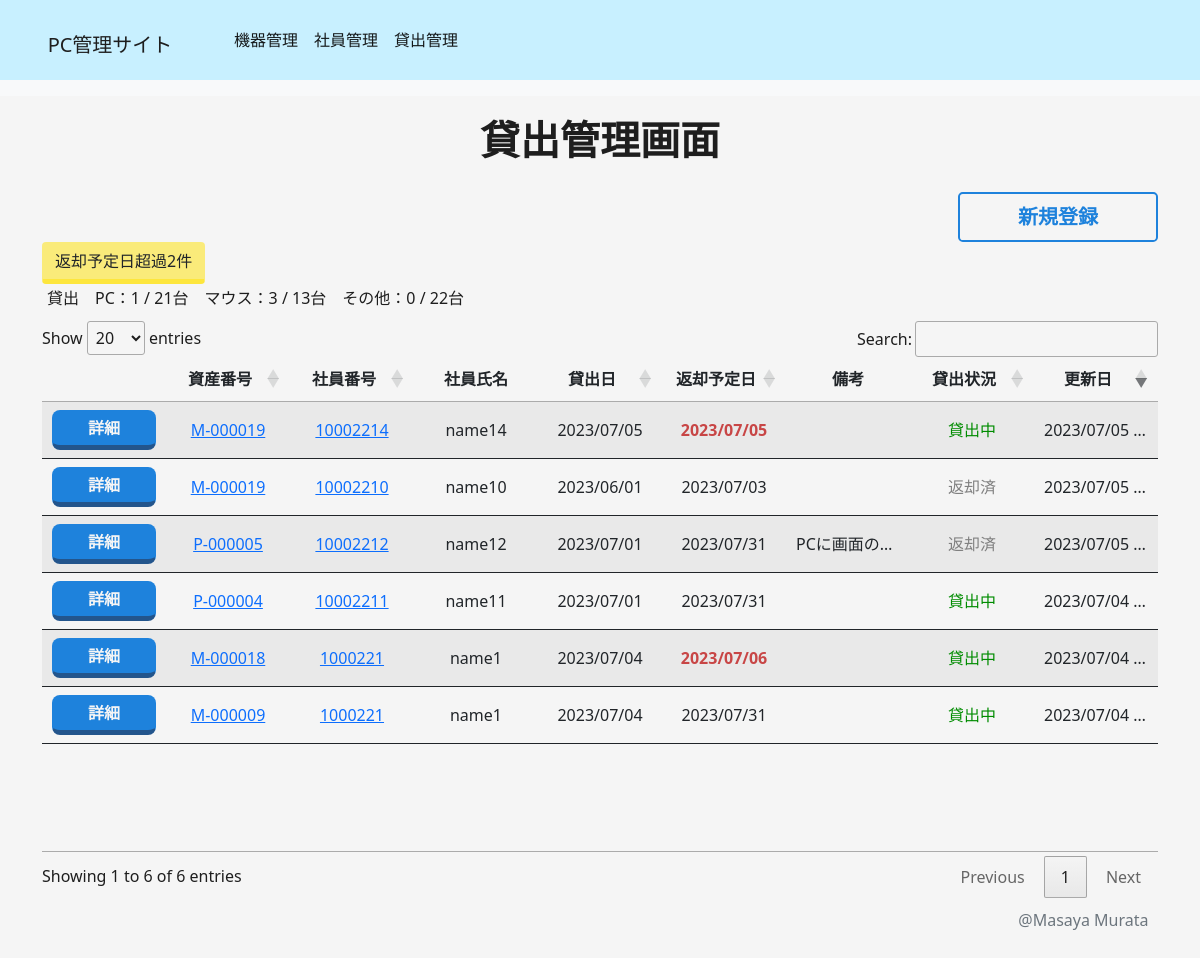
Screenshot of /rental/management/ with the database file from the repository.
### rental/models.py (models this page shows, shortened)
class RentalModel(models.Model):
  rental_scheduled_deadline = date.today() + relativedelta(months=3)
  device = models.ForeignKey(DeviceModel, on_delete=models.CASCADE, verbose_name="資産番号" )
  user = models.ForeignKey(UsersModel, on_delete=models.CASCADE, verbose_name="社員番号" )
  rental_start = models.DateTimeField(verbose_name="貸出日",)
  rental_end = models.DateTimeField(verbose_name="返却日", null=True,)
  rental_scheduled = models.DateTimeField(verbose_name="返却予定日",)
  place = models.CharField(verbose_name="設置場所", max_length=30, )
  registration_date = models.DateTimeField(verbose_name='登録日', auto_now_add=True)
  update_date = models.DateTimeField(verbose_name='更新日', auto_now=True)
  notes = models.TextField(verbose_name='備考', max_length=200, null=True, blank=True)
  is_deleted = models.BooleanField(default=False, verbose_name="削除フラグ")

### device/models.py (models this page shows, shortened)
class DeviceModel(models.Model):
  device_type_choices = [
    ('PC', 'PC'),
    ('マウス', 'マウス'),
    ('その他', 'その他'),
  ]
  manufacture_choices = [
    ('DELL', 'DELL'),
    ('HP', 'HP'),
    ('Lenovo', 'Lenovo'),
    ('Chrome', 'Chrome'),
    ('Apple', 'Apple'),
    ('Microsoft', 'Microsoft'),
    ('NEC', 'NEC'),
    ('FUJITSU', 'FUJITSU'),
    ('Panasonic','Panasonic'),
    ('LG Electronics', 'LG Electronics'),
    ('VAIO', 'VAIO'),
    ('dynabook', 'dynabook'),
    ('MouseComputer', 'MouseComputer'),
    ('Dospara', 'Dospara'),
    ('パソコン工房', 'パソコン工房'),
    ('ASUS', 'ASUS'),
    ('ELECOM', 'ELECOM'),
    ('BUFFALO', 'BUFFALO'),
    ('SANWA SUPPLY', 'SANWA SUPPLY'),
    ('Digio', 'Digio'),
    ('Logicool', 'Logicool'),
    ('Razer', 'Razer'),
    ('Kensington', 'Kensington'),
    ('その他', 'その他'),
  ]
  os_choices = [
    ('Windows', 'Windows'),
    ('Mac OS', 'Mac OS'),
    ('Linux', 'Linux'),
    ('Unix', 'Unix'),
    ('Chrome OS', 'Chrome OS'),
    ('その他', 'その他'),
  ]
  memory_choices = [
    ('2', '2GB'),
    ('4', '4GB'),
    ('8', '8GB'),
    ('16', '16GB'),
    ('32', '32GB'),
    ('64', '64GB'),
    ('その他', 'その他'),
  ]
  storage_choices = [
    ('128', '128GB'),
    ('256', '256GB'),
    ('512', '512GB'),
    ('1', '1TB'),
    ('2', '2TB'),
    ('その他', 'その他'),
  ]
  gpu_choices = [
    ('あり', 'あり'),
    ('なし', 'なし'),
  ]
  device_id = models.CharField(verbose_name='資産番号', unique = True, max_length=8, primary_key=True)
  manufacture = models.CharField(verbose_name='メーカー', max_length=20, choices=manufacture_choices,)
  model_name = models.CharField(verbose_name='機器名', max_length=50)
  device_type = models.CharField(verbose_name='機器タイプ', max_length=30, choices=device_type_choices,)
  os = models.CharField(verbose_name='OS', max_length=10, choices=os_choices, null=True, blank=True, default=None)
  memory = models.CharField(verbose_name='メモリ', max_length=10, choices=memory_choices, null=True, blank=True, default=None)
  storage = models.CharField(verbose_name='ストレージ', max_length=10, choices=storage_choices, null=True, blank=True, default=None)
  gpu = models.CharField(verbose_name='GPU', max_length=3, choices=gpu_choices, null=True, blank=True, default=None)
  is_faulty = models.BooleanField(verbose_name='故障', default=False, null=True)
  inventry_date = models.DateField(verbose_name='棚卸し日',)
  registration_date = models.DateTimeField(verbose_name='登録日', auto_now_add=True)
  update_date = models.DateTimeField(verbose_name='更新日', auto_now=True)
  commencement_date = models.DateField(verbose_name='リース開始日', null=True, blank=True)
  expiration_date = models.DateField(verbose_name='リース終了日', null=True, blank=True)
  notes = models.TextField(verbose_name='備考', max_length=200, null=True, blank=True)
  is_deleted = models.BooleanField(verbose_name='削除フラグ', default=False)

### users/models.py (models this page shows, shortened)
class UsersModel(models.Model):
  gender_choice=[
    ("男性", "男性"),
    ("女性", "女性"),
    ("その他", "その他")
  ]
  position_choice=[
    ("一般", "一般"),
    ("係長", "係長"),
    ("課長","課長"),
    ("部長","部長"),
    ("取締役","取締役"),
    ("社長","社長"),
    ("その他","その他"),
  ]
  department_choice=[
    ("開発1課","開発1課"),
    ("開発2課","開発2課"),
    ("営業1課","営業1課"),
    ("営業2課","営業2課"),
    ("情報システム部","情報システム部"),
    ("その他","その他")
  ]
  authority_choice=[
    ("管理者","管理者"),
    ("利用者","利用者"),
  ]
  number_regex = RegexValidator(regex=r'^[0-9]+$')
  user_id = models.CharField(verbose_name="社員番号", max_length=10, unique = True, primary_key=True, validators=[number_regex],)
  name = models.CharField(verbose_name="氏名",max_length=15)
  kana_name = models.CharField(verbose_name="シメイ",max_length=15,)
  birthday = models.DateField(verbose_name="生年月日",)
  gender = models.CharField(verbose_name="性別", max_length=5, choices=gender_choice)
  phone_number = models.CharField(verbose_name='電話番号', validators=[number_regex], max_length=15, unique=True,)
  mail = models.EmailField(verbose_name="メールアドレス", max_length=40)
  position = models.CharField(verbose_name="役職", choices=position_choice, max_length=20)
  department = models.CharField(verbose_name="部署", choices=department_choice, max_length=10)
  authority = models.CharField(verbose_name="権限", choices=authority_choice, max_length=10)
  registration_date = models.DateTimeField(verbose_name='登録日', auto_now_add=True)
  update_date = models.DateTimeField(verbose_name='更新日', auto_now=True)
  notes = models.TextField(verbose_name='備考', max_length=200, null=True, blank=True)
  retirement_date = models.DateTimeField(verbose_name="退職日", null=True, blank=False)
  is_deleted = models.BooleanField(verbose_name='削除フラグ', default=False)

### rental/views.py (the view)
# urls.py: path("management/",RentalManagementView.as_view(), name="rental_management"),
class RentalManagementView(ListView):
  template_name = "rental/rental_management.html"
  model = RentalModel
  context_object_name = "rental_list"
  def get_queryset(self, **kwargs):
    queryset = super().get_queryset(**kwargs)
    queryset = queryset.filter(is_deleted=False).order_by("-update_date").all()
    return queryset
  def get_context_data(self, **kwargs):
    context = super().get_context_data(**kwargs)
    today=datetime.date.today()
    using_list = RentalModel.objects.filter(rental_end__isnull=True).values_list("device", flat=True)
    pc_using_cnt = using_list.filter(device__device_type__contains="PC").count()
    mouse_using_cnt = using_list.filter(device__device_type__contains="マウス").count()
    other_using_cnt = using_list.filter(device__device_type__contains="その他").count()
    pc_cnt = DeviceModel.objects.filter(is_deleted=False, is_faulty=False, inventry_date__gt = today - relativedelta(months=6)).filter(device_type="PC").count()
    mouse_cnt = DeviceModel.objects.filter(is_deleted=False, is_faulty=False, inventry_date__gt = today - relativedelta(months=6)).filter(device_type="マウス").count()
    other_cnt = DeviceModel.objects.filter(is_deleted=False, is_faulty=False, inventry_date__gt = today - relativedelta(months=6)).filter(device_type="その他").count()
    context["pc_using_cnt"] = pc_using_cnt
    context["pc_cnt"] = pc_cnt
    context["mouse_using_cnt"] = mouse_using_cnt
    context["mouse_cnt"] = mouse_cnt
    context["other_using_cnt"] = other_using_cnt
    context["other_cnt"] = other_cnt
    now = timezone.now()
    over_scheduled = RentalModel.objects.filter(rental_scheduled__lt = now, rental_end=None).values_list("id", "user" ,"device", "rental_start", "rental_scheduled", "place").order_by("rental_scheduled")
    over_scheduled_cnt = over_scheduled.count()
    today = timezone.now()
    context["today"] = today
    context["over_scheduled"] = over_scheduled
    context["over_scheduled_cnt"] = over_scheduled_cnt
    return context

### rental/templates/rental/rental_management.html (shortened to what this page needs)
{% extends 'base.html' %}
{% load static %}
{% block content %}
<div class="container">
  <div class="row">
    <div class="col">
      <h1 class="page-title" id="rental-page-title">貸出管理画面</h1>
      <div class="create" >
        <a class="btn btn-lg create-btn " href={% url 'rental:rental_create' %} role="button" id="rental-creat-btn">新規登録</a>
      </div>
      {% if over_scheduled_cnt > 0 %}
      <div class="alert-message">
        <a class="btn btn-alert ", data-toggle="modal", data-target="#rentalScheduledModal">返却予定日超過{{over_scheduled_cnt}}件</a>
      </div>
      {% endif %}
      <h6 class="summary" id="rental-summary">貸出　PC：{{pc_using_cnt}} / {{pc_cnt}}台　マウス：{{mouse_using_cnt}} / {{mouse_cnt}}台　その他：{{other_using_cnt}} / {{other_cnt}}台</h6>
      <table class="table table-striped list-table" id="rental-list-table">
        <thead>
          <tr>
            <th scope="col"></th>
            <th scope="col">資産番号</th>
            <th scope="col">社員番号</th>
            <th scope="col">社員氏名</th>
            <th scope="col">貸出日</th>
            <th scope="col">返却予定日</th>
            <th scope="col">備考</th>
            <th scope="col">貸出状況</th>
            <th scope="col">更新日</th>
          </tr>
        </thead>
        <tbody>
          {% for rental in rental_list %}
          <tr>
            <td><a class="btn detail-btn" href={% url 'rental:rental_detail' rental.pk%} role="button">詳細</a></td>
            <td><a href="{% url 'device:device_detail' rental.device.device_id %}"> {{rental.device.device_id}}</a></td>
            <td><a href="{% url 'users:users_detail' rental.user.user_id %}"> {{rental.user.user_id}}</a></td>
            <td>{{rental.user.name}}</td>
            <td>{{rental.rental_start|date:"Y/m/d"}}</td>
            {% if rental.rental_scheduled < today and rental.rental_end == None %}
            <td><strong class="attention">{{rental.rental_scheduled|date:"Y/m/d"}}</strong></td>
            {% else %}
            <td>{{rental.rental_scheduled|date:"Y/m/d"}}</td>
            {% endif %}
            <td>{{rental.notes}}</td>
            {% if rental.rental_end == None %}
              <td><span class="green">貸出中</span></td>
            {% else %}
              <td><span class="gray">返却済</span></td>
            {% endif %}
            <td>{{rental.update_date|date:"Y/m/d H:i"}}</td>
          </tr>
          {% endfor %}
        </tbody>
      </table>
    </div>
  </div>
</div>
{% endblock content %}

### static/css/style.css (style rules this page uses)
html, body { margin: 0; padding: 0; height: 100%; color: rgb(30, 30, 30); background-color: rgb(245, 245, 245); }
body { margin-top: 80px; min-width: auto; overflow-y: auto; overflow-x: auto; }
body .container { table-layout: fixed; max-width: 95%; }
.page-title { text-align: center; padding: 20px; font-weight: bold; }
.create { text-align: right; }
.create .create-btn { text-align: center; vertical-align: middle; text-decoration: none; width: 200px; margin: auto; padding: auto; font-weight: bold; border: 2px solid rgb(30, 130, 220); color: rgb(30, 130, 220); cursor: pointer; position: relative; overflow: hidden; z-index: 1; }
.create .create-btn::before { content: ""; position: absolute; left: 0; top: 0; width: 100%; height: 100%; background-color: rgb(30, 130, 220); transform: translateX(-100%); transition: all 0.3s; z-index: -1; }
.list-table { text-align: center; table-layout: fixed; }
.list-table td { overflow: hidden; white-space: nowrap; text-overflow: ellipsis; -webkit-line-clamp: 3; }
.detail-btn { position: relative; display: flex; justify-content: space-around; align-items: center; margin: 0 auto; width: auto; padding: 5px; color: rgb(245, 245, 245); transition: 0.3s ease-in-out; font-weight: 600; background: rgb(30, 130, 220); border-radius: 8px; border-bottom: solid 5px rgb(35, 85, 140); }
.alert-message { text-align: left; }
.alert-message .btn-alert { background: rgba(255, 225, 0, 0.5); border-bottom: solid 5px rgba(255, 225, 0, 0.5); transition: 0.3s; animation: move_a 4s infinite; }
.summary { padding: 5px; text-align: left; }
.attention { color: rgb(200, 70, 70); text-align: center; }
.green { color: rgb(0, 140, 0); }
.gray { color: gray; }

### rows the page displays
RentalModel: device.device_id "M-000019", user.user_id "10002214", user.name "name14", rental_start "2023/07/05", rental_scheduled "2023/07/05", shows "貸出中", update_date "2023/07/05…"
RentalModel: device.device_id "M-000019", user.user_id "10002210", user.name "name10", rental_start "2023/06/01", rental_scheduled "2023/07/03", shows "返却済", update_date "2023/07/05…"
RentalModel: device.device_id "P-000005", user.user_id "10002212", user.name "name12", rental_start "2023/07/01", rental_scheduled "2023/07/31", notes "PCに画面の…", shows "返却済", update_date "2023/07/05…"
RentalModel: device.device_id "P-000004", user.user_id "10002211", user.name "name11", rental_start "2023/07/01", rental_scheduled "2023/07/31", shows "貸出中", update_date "2023/07/04…"
RentalModel: device.device_id "M-000018", user.user_id "1000221", user.name "name1", rental_start "2023/07/04", rental_scheduled "2023/07/06", shows "貸出中", update_date "2023/07/04…"
RentalModel: device.device_id "M-000009", user.user_id "1000221", user.name "name1", rental_start "2023/07/04", rental_scheduled "2023/07/31", shows "貸出中", update_date "2023/07/04…"

### other values shown
{{ over_scheduled_cnt }} "2"
{{ pc_using_cnt }} "1"
{{ pc_cnt }} "21"
{{ mouse_using_cnt }} "3"
{{ mouse_cnt }} "13"
{{ other_using_cnt }} "0"
{{ other_cnt }} "22"
